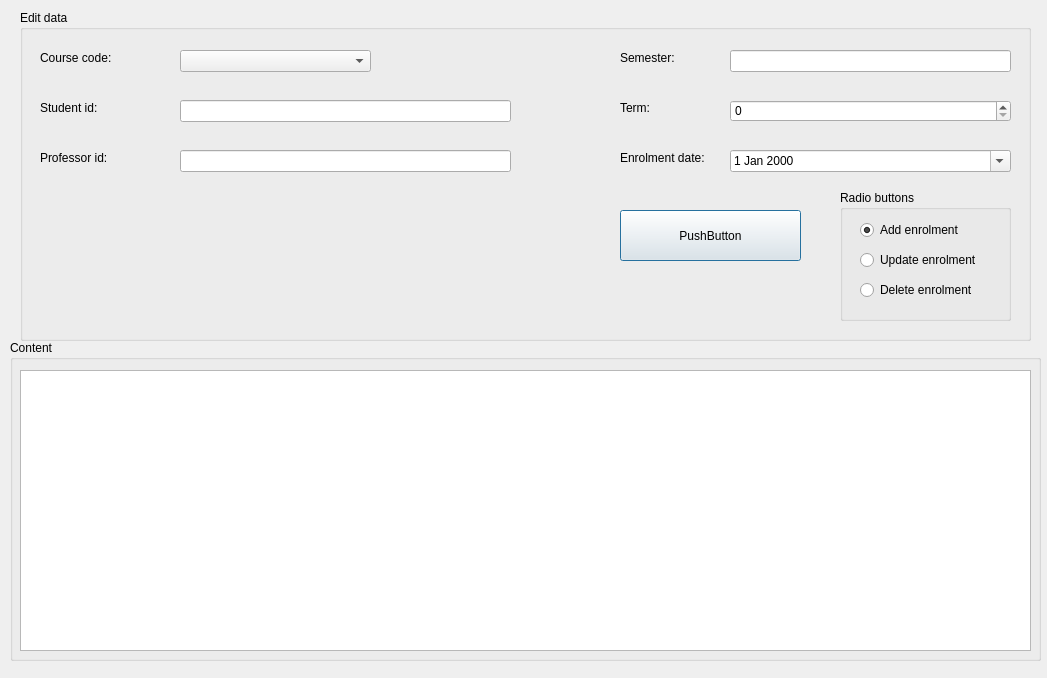
<?xml version="1.0" encoding="UTF-8"?>
<ui version="4.0">
 <class>dialogStEnrolment</class>
 <widget class="QDialog" name="dialogStEnrolment">
  <property name="geometry">
   <rect>
    <x>0</x>
    <y>0</y>
    <width>1047</width>
    <height>678</height>
   </rect>
  </property>
  <property name="windowTitle">
   <string>Student Enrolment</string>
  </property>
  <widget class="QGroupBox" name="gbEditDataStEnrolment">
   <property name="geometry">
    <rect>
     <x>20</x>
     <y>10</y>
     <width>1011</width>
     <height>331</height>
    </rect>
   </property>
   <property name="title">
    <string>Edit data</string>
   </property>
   <widget class="QLineEdit" name="txtEnrolStId">
    <property name="geometry">
     <rect>
      <x>160</x>
      <y>90</y>
      <width>331</width>
      <height>22</height>
     </rect>
    </property>
   </widget>
   <widget class="QLabel" name="label">
    <property name="geometry">
     <rect>
      <x>20</x>
      <y>40</y>
      <width>91</width>
      <height>16</height>
     </rect>
    </property>
    <property name="text">
     <string>Course code:</string>
    </property>
   </widget>
   <widget class="QLabel" name="label_2">
    <property name="geometry">
     <rect>
      <x>20</x>
      <y>90</y>
      <width>91</width>
      <height>16</height>
     </rect>
    </property>
    <property name="text">
     <string>Student id:</string>
    </property>
   </widget>
   <widget class="QLabel" name="label_3">
    <property name="geometry">
     <rect>
      <x>20</x>
      <y>140</y>
      <width>91</width>
      <height>16</height>
     </rect>
    </property>
    <property name="text">
     <string>Professor id:</string>
    </property>
   </widget>
   <widget class="QLabel" name="label_4">
    <property name="geometry">
     <rect>
      <x>600</x>
      <y>40</y>
      <width>91</width>
      <height>16</height>
     </rect>
    </property>
    <property name="text">
     <string>Semester:</string>
    </property>
   </widget>
   <widget class="QLabel" name="label_5">
    <property name="geometry">
     <rect>
      <x>600</x>
      <y>90</y>
      <width>91</width>
      <height>16</height>
     </rect>
    </property>
    <property name="text">
     <string>Term:</string>
    </property>
   </widget>
   <widget class="QLabel" name="label_6">
    <property name="geometry">
     <rect>
      <x>600</x>
      <y>140</y>
      <width>111</width>
      <height>16</height>
     </rect>
    </property>
    <property name="text">
     <string>Enrolment date:</string>
    </property>
   </widget>
   <widget class="QComboBox" name="cbEnrolCourseCode">
    <property name="geometry">
     <rect>
      <x>160</x>
      <y>40</y>
      <width>191</width>
      <height>22</height>
     </rect>
    </property>
   </widget>
   <widget class="QLineEdit" name="txtEnrolProfessorId">
    <property name="geometry">
     <rect>
      <x>160</x>
      <y>140</y>
      <width>331</width>
      <height>22</height>
     </rect>
    </property>
   </widget>
   <widget class="QLineEdit" name="txtEnrolSemester">
    <property name="geometry">
     <rect>
      <x>710</x>
      <y>40</y>
      <width>281</width>
      <height>22</height>
     </rect>
    </property>
   </widget>
   <widget class="QSpinBox" name="spinBoxEnrolTerm">
    <property name="geometry">
     <rect>
      <x>710</x>
      <y>90</y>
      <width>281</width>
      <height>22</height>
     </rect>
    </property>
   </widget>
   <widget class="QDateEdit" name="dateEditEnrolmentDate">
    <property name="geometry">
     <rect>
      <x>710</x>
      <y>140</y>
      <width>281</width>
      <height>22</height>
     </rect>
    </property>
    <property name="calendarPopup">
     <bool>true</bool>
    </property>
   </widget>
   <widget class="QPushButton" name="pushButtonEnrol">
    <property name="geometry">
     <rect>
      <x>600</x>
      <y>200</y>
      <width>181</width>
      <height>51</height>
     </rect>
    </property>
    <property name="text">
     <string>PushButton</string>
    </property>
   </widget>
   <widget class="QGroupBox" name="groupBox">
    <property name="geometry">
     <rect>
      <x>820</x>
      <y>180</y>
      <width>171</width>
      <height>131</height>
     </rect>
    </property>
    <property name="title">
     <string>Radio buttons</string>
    </property>
    <widget class="QRadioButton" name="rbEnrolAdd">
     <property name="geometry">
      <rect>
       <x>20</x>
       <y>30</y>
       <width>131</width>
       <height>20</height>
      </rect>
     </property>
     <property name="text">
      <string>Add enrolment</string>
     </property>
     <property name="checked">
      <bool>true</bool>
     </property>
    </widget>
    <widget class="QRadioButton" name="rbEnrolUpdate">
     <property name="geometry">
      <rect>
       <x>20</x>
       <y>60</y>
       <width>151</width>
       <height>20</height>
      </rect>
     </property>
     <property name="text">
      <string>Update enrolment</string>
     </property>
    </widget>
    <widget class="QRadioButton" name="rbEnrolDelete">
     <property name="geometry">
      <rect>
       <x>20</x>
       <y>90</y>
       <width>141</width>
       <height>20</height>
      </rect>
     </property>
     <property name="text">
      <string>Delete enrolment</string>
     </property>
    </widget>
   </widget>
  </widget>
  <widget class="QGroupBox" name="gbContentStEnrolment">
   <property name="geometry">
    <rect>
     <x>10</x>
     <y>340</y>
     <width>1031</width>
     <height>321</height>
    </rect>
   </property>
   <property name="title">
    <string>Content</string>
   </property>
   <widget class="QTableView" name="tvStEnrolment">
    <property name="geometry">
     <rect>
      <x>10</x>
      <y>30</y>
      <width>1011</width>
      <height>281</height>
     </rect>
    </property>
   </widget>
  </widget>
 </widget>
 <resources/>
 <connections/>
</ui>
